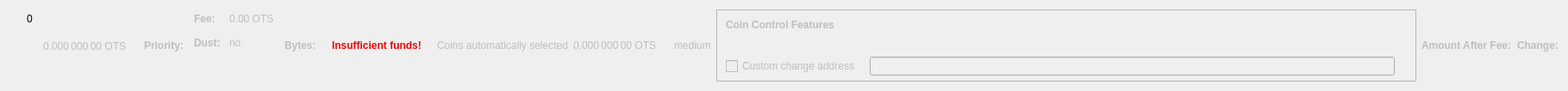
    <widget class="QWidget" name="dummyHideWidget" native="true">
     <property name="maximumSize">
      <size>
       <width>100</width>
       <height>22</height>
      </size>
     </property>
     <layout class="QHBoxLayout" name="dummyHideLayout">
      <item>
       <layout class="QFormLayout" name="formLayoutCoinControl1">
        <property name="horizontalSpacing">
         <number>10</number>
        </property>
        <property name="verticalSpacing">
         <number>14</number>
        </property>
        <property name="leftMargin">
         <number>10</number>
        </property>
        <property name="topMargin">
         <number>4</number>
        </property>
        <property name="rightMargin">
         <number>6</number>
        </property>
        <item row="0" column="1">
         <widget class="QLabel" name="labelCoinControlBytes">
          <property name="cursor">
           <cursorShape>IBeamCursor</cursorShape>
          </property>
          <property name="contextMenuPolicy">
           <enum>Qt::ActionsContextMenu</enum>
          </property>
          <property name="text">
           <string notr="true">0</string>
          </property>
          <property name="textInteractionFlags">
           <set>Qt::LinksAccessibleByMouse|Qt::TextSelectableByKeyboard|Qt::TextSelectableByMouse</set>
          </property>
         </widget>
        </item>
       </layout>
      </item>
      <item>
       <widget class="QLabel" name="labelCoinControlAfterFee">
        <property name="enabled">
         <bool>false</bool>
        </property>
        <property name="sizePolicy">
         <sizepolicy hsizetype="Fixed" vsizetype="Fixed">
          <horstretch>0</horstretch>
          <verstretch>0</verstretch>
         </sizepolicy>
        </property>
        <property name="minimumSize">
         <size>
          <width>111</width>
          <height>12</height>
         </size>
        </property>
        <property name="maximumSize">
         <size>
          <width>111</width>
          <height>12</height>
         </size>
        </property>
        <property name="cursor">
         <cursorShape>IBeamCursor</cursorShape>
        </property>
        <property name="contextMenuPolicy">
         <enum>Qt::ActionsContextMenu</enum>
        </property>
        <property name="text">
         <string notr="true">0.000 000 00 OTS</string>
        </property>
        <property name="textInteractionFlags">
         <set>Qt::LinksAccessibleByMouse|Qt::TextSelectableByKeyboard|Qt::TextSelectableByMouse</set>
        </property>
       </widget>
      </item>
      <item>
       <widget class="QLabel" name="labelCoinControlPriorityText">
        <property name="enabled">
         <bool>false</bool>
        </property>
        <property name="font">
         <font>
          <weight>75</weight>
          <bold>true</bold>
         </font>
        </property>
        <property name="text">
         <string>Priority:</string>
        </property>
       </widget>
      </item>
      <item>
       <layout class="QHBoxLayout" name="horizontalLayout"/>
      </item>
      <item>
       <layout class="QFormLayout" name="formLayoutCoinControl3">
        <property name="horizontalSpacing">
         <number>10</number>
        </property>
        <property name="verticalSpacing">
         <number>14</number>
        </property>
        <property name="leftMargin">
         <number>6</number>
        </property>
        <property name="topMargin">
         <number>4</number>
        </property>
        <property name="rightMargin">
         <number>6</number>
        </property>
        <item row="0" column="0">
         <widget class="QLabel" name="labelCoinControlFeeText">
          <property name="enabled">
           <bool>false</bool>
          </property>
          <property name="font">
           <font>
            <weight>75</weight>
            <bold>true</bold>
           </font>
          </property>
          <property name="text">
           <string>Fee:</string>
          </property>
          <property name="margin">
           <number>0</number>
          </property>
         </widget>
        </item>
        <item row="0" column="1">
         <widget class="QLabel" name="labelCoinControlFee">
          <property name="enabled">
           <bool>false</bool>
          </property>
          <property name="cursor">
           <cursorShape>IBeamCursor</cursorShape>
          </property>
          <property name="contextMenuPolicy">
           <enum>Qt::ActionsContextMenu</enum>
          </property>
          <property name="text">
           <string notr="true">0.00 OTS</string>
          </property>
          <property name="textInteractionFlags">
           <set>Qt::LinksAccessibleByMouse|Qt::TextSelectableByKeyboard|Qt::TextSelectableByMouse</set>
          </property>
         </widget>
        </item>
        <item row="1" column="0">
         <widget class="QLabel" name="labelCoinControlLowOutputText">
          <property name="enabled">
           <bool>false</bool>
          </property>
          <property name="font">
           <font>
            <weight>75</weight>
            <bold>true</bold>
           </font>
          </property>
          <property name="text">
           <string>Dust:</string>
          </property>
         </widget>
        </item>
        <item row="1" column="1">
         <widget class="QLabel" name="labelCoinControlLowOutput">
          <property name="enabled">
           <bool>false</bool>
          </property>
          <property name="cursor">
           <cursorShape>IBeamCursor</cursorShape>
          </property>
          <property name="contextMenuPolicy">
           <enum>Qt::ActionsContextMenu</enum>
          </property>
          <property name="text">
           <string>no</string>
          </property>
          <property name="textInteractionFlags">
           <set>Qt::LinksAccessibleByMouse|Qt::TextSelectableByKeyboard|Qt::TextSelectableByMouse</set>
          </property>
         </widget>
        </item>
       </layout>
      </item>
      <item>
       <widget class="QLabel" name="labelCoinControlBytesText">
        <property name="enabled">
         <bool>false</bool>
        </property>
        <property name="font">
         <font>
          <weight>75</weight>
          <bold>true</bold>
         </font>
        </property>
        <property name="text">
         <string>Bytes:</string>
        </property>
       </widget>
      </item>
      <item>
       <layout class="QFormLayout" name="formLayoutCoinControl2">
        <property name="horizontalSpacing">
         <number>10</number>
        </property>
        <property name="verticalSpacing">
         <number>14</number>
        </property>
        <property name="leftMargin">
         <number>6</number>
        </property>
        <property name="topMargin">
         <number>4</number>
        </property>
        <property name="rightMargin">
         <number>6</number>
        </property>
       </layout>
      </item>
      <item>
       <layout class="QHBoxLayout" name="horizontalLayoutCoinControl2">
        <property name="spacing">
         <number>8</number>
        </property>
        <property name="bottomMargin">
         <number>10</number>
        </property>
       </layout>
      </item>
      <item>
       <widget class="QLabel" name="labelCoinControlInsuffFunds">
        <property name="enabled">
         <bool>false</bool>
        </property>
        <property name="minimumSize">
         <size>
          <width>0</width>
          <height>0</height>
         </size>
        </property>
        <property name="font">
         <font>
          <weight>75</weight>
          <bold>true</bold>
         </font>
        </property>
        <property name="styleSheet">
         <string notr="true">color:red;font-weight:bold;</string>
        </property>
        <property name="text">
         <string>Insufficient funds!</string>
        </property>
        <property name="margin">
         <number>5</number>
        </property>
       </widget>
      </item>
      <item>
       <layout class="QFormLayout" name="formLayoutCoinControl4">
        <property name="horizontalSpacing">
         <number>10</number>
        </property>
        <property name="verticalSpacing">
         <number>14</number>
        </property>
        <property name="leftMargin">
         <number>6</number>
        </property>
        <property name="topMargin">
         <number>4</number>
        </property>
        <property name="rightMargin">
         <number>6</number>
        </property>
       </layout>
      </item>
      <item>
       <widget class="QLabel" name="labelCoinControlAutomaticallySelected">
        <property name="enabled">
         <bool>false</bool>
        </property>
        <property name="sizePolicy">
         <sizepolicy hsizetype="Fixed" vsizetype="Fixed">
          <horstretch>0</horstretch>
          <verstretch>0</verstretch>
         </sizepolicy>
        </property>
        <property name="minimumSize">
         <size>
          <width>0</width>
          <height>0</height>
         </size>
        </property>
        <property name="maximumSize">
         <size>
          <width>240</width>
          <height>16777215</height>
         </size>
        </property>
        <property name="text">
         <string>Coins automatically selected</string>
        </property>
        <property name="margin">
         <number>5</number>
        </property>
       </widget>
      </item>
      <item>
       <widget class="QLabel" name="labelCoinControlChange">
        <property name="enabled">
         <bool>false</bool>
        </property>
        <property name="sizePolicy">
         <sizepolicy hsizetype="Fixed" vsizetype="Fixed">
          <horstretch>0</horstretch>
          <verstretch>0</verstretch>
         </sizepolicy>
        </property>
        <property name="minimumSize">
         <size>
          <width>111</width>
          <height>0</height>
         </size>
        </property>
        <property name="maximumSize">
         <size>
          <width>111</width>
          <height>16777215</height>
         </size>
        </property>
        <property name="cursor">
         <cursorShape>IBeamCursor</cursorShape>
        </property>
        <property name="contextMenuPolicy">
         <enum>Qt::ActionsContextMenu</enum>
        </property>
        <property name="text">
         <string notr="true">0.000 000 00 OTS</string>
        </property>
        <property name="textInteractionFlags">
         <set>Qt::LinksAccessibleByMouse|Qt::TextSelectableByKeyboard|Qt::TextSelectableByMouse</set>
        </property>
       </widget>
      </item>
      <item>
       <widget class="QLabel" name="labelCoinControlPriority">
        <property name="enabled">
         <bool>false</bool>
        </property>
        <property name="cursor">
         <cursorShape>IBeamCursor</cursorShape>
        </property>
        <property name="contextMenuPolicy">
         <enum>Qt::ActionsContextMenu</enum>
        </property>
        <property name="text">
         <string>medium</string>
        </property>
        <property name="textInteractionFlags">
         <set>Qt::LinksAccessibleByMouse|Qt::TextSelectableByKeyboard|Qt::TextSelectableByMouse</set>
        </property>
       </widget>
      </item>
      <item>
       <widget class="QFrame" name="frameCoinControl">
        <property name="sizePolicy">
         <sizepolicy hsizetype="Expanding" vsizetype="Expanding">
          <horstretch>0</horstretch>
          <verstretch>0</verstretch>
         </sizepolicy>
        </property>
        <property name="maximumSize">
         <size>
          <width>16777215</width>
          <height>16777215</height>
         </size>
        </property>
        <property name="frameShape">
         <enum>QFrame::StyledPanel</enum>
        </property>
        <property name="frameShadow">
         <enum>QFrame::Sunken</enum>
        </property>
        <layout class="QVBoxLayout" name="verticalLayoutCoinControl2_2">
         <property name="spacing">
          <number>0</number>
         </property>
         <property name="leftMargin">
          <number>0</number>
         </property>
         <property name="topMargin">
          <number>0</number>
         </property>
         <property name="rightMargin">
          <number>0</number>
         </property>
         <property name="bottomMargin">
          <number>6</number>
         </property>
         <item>
          <layout class="QVBoxLayout" name="verticalLayoutCoinControl" stretch="0,0,0,1">
           <property name="spacing">
            <number>0</number>
           </property>
           <property name="leftMargin">
            <number>10</number>
           </property>
           <property name="topMargin">
            <number>10</number>
           </property>
           <item>
            <layout class="QHBoxLayout" name="horizontalLayoutCoinControl1">
             <property name="bottomMargin">
              <number>15</number>
             </property>
             <item>
              <widget class="QLabel" name="labelCoinControlFeatures">
               <property name="enabled">
                <bool>false</bool>
               </property>
               <property name="sizePolicy">
                <sizepolicy hsizetype="Preferred" vsizetype="Maximum">
                 <horstretch>0</horstretch>
                 <verstretch>0</verstretch>
                </sizepolicy>
               </property>
               <property name="font">
                <font>
                 <weight>75</weight>
                 <bold>true</bold>
                </font>
               </property>
               <property name="styleSheet">
                <string notr="true">font-weight:bold;</string>
               </property>
               <property name="text">
                <string>Coin Control Features</string>
               </property>
              </widget>
             </item>
            </layout>
           </item>
           <item>
            <widget class="QWidget" name="widgetCoinControl" native="true">
             <property name="sizePolicy">
              <sizepolicy hsizetype="Preferred" vsizetype="Preferred">
               <horstretch>0</horstretch>
               <verstretch>0</verstretch>
              </sizepolicy>
             </property>
             <property name="minimumSize">
              <size>
               <width>0</width>
               <height>0</height>
              </size>
             </property>
             <property name="styleSheet">
              <string notr="true"/>
             </property>
             <layout class="QHBoxLayout" name="horizontalLayoutCoinControl5_2">
              <property name="leftMargin">
               <number>0</number>
              </property>
              <property name="topMargin">
               <number>0</number>
              </property>
              <property name="rightMargin">
               <number>0</number>
              </property>
              <property name="bottomMargin">
               <number>0</number>
              </property>
              <item>
               <layout class="QHBoxLayout" name="horizontalLayoutCoinControl3">
                <property name="spacing">
                 <number>20</number>
                </property>
                <property name="topMargin">
                 <number>0</number>
                </property>
                <property name="bottomMargin">
                 <number>10</number>
                </property>
               </layout>
              </item>
             </layout>
            </widget>
           </item>
           <item>
            <layout class="QHBoxLayout" name="horizontalLayoutCoinControl4" stretch="0,0,0">
             <property name="spacing">
              <number>12</number>
             </property>
             <property name="sizeConstraint">
              <enum>QLayout::SetDefaultConstraint</enum>
             </property>
             <property name="topMargin">
              <number>5</number>
             </property>
             <property name="rightMargin">
              <number>5</number>
             </property>
             <item>
              <widget class="QCheckBox" name="checkBoxCoinControlChange">
               <property name="enabled">
                <bool>false</bool>
               </property>
               <property name="toolTip">
                <string>If this is activated, but the change address is empty or invalid, change will be sent to a newly generated address.</string>
               </property>
               <property name="text">
                <string>Custom change address</string>
               </property>
              </widget>
             </item>
             <item>
              <widget class="QValidatedLineEdit" name="lineEditCoinControlChange">
               <property name="enabled">
                <bool>false</bool>
               </property>
               <property name="sizePolicy">
                <sizepolicy hsizetype="Expanding" vsizetype="Fixed">
                 <horstretch>0</horstretch>
                 <verstretch>0</verstretch>
                </sizepolicy>
               </property>
              </widget>
             </item>
             <item>
              <widget class="QLabel" name="labelCoinControlChangeLabel_2">
               <property name="sizePolicy">
                <sizepolicy hsizetype="Preferred" vsizetype="Expanding">
                 <horstretch>0</horstretch>
                 <verstretch>0</verstretch>
                </sizepolicy>
               </property>
               <property name="minimumSize">
                <size>
                 <width>0</width>
                 <height>0</height>
                </size>
               </property>
               <property name="text">
                <string/>
               </property>
               <property name="margin">
                <number>3</number>
               </property>
              </widget>
             </item>
            </layout>
           </item>
           <item>
            <spacer name="verticalSpacerCoinControl">
             <property name="orientation">
              <enum>Qt::Vertical</enum>
             </property>
             <property name="sizeHint" stdset="0">
              <size>
               <width>800</width>
               <height>1</height>
              </size>
             </property>
            </spacer>
           </item>
          </layout>
         </item>
        </layout>
       </widget>
      </item>
      <item>
       <widget class="QLabel" name="labelCoinControlAfterFeeText">
        <property name="enabled">
         <bool>false</bool>
        </property>
        <property name="minimumSize">
         <size>
          <width>0</width>
          <height>0</height>
         </size>
        </property>
        <property name="maximumSize">
         <size>
          <width>16777215</width>
          <height>16777215</height>
         </size>
        </property>
        <property name="font">
         <font>
          <weight>75</weight>
          <bold>true</bold>
         </font>
        </property>
        <property name="text">
         <string>Amount After Fee:</string>
        </property>
        <property name="alignment">
         <set>Qt::AlignLeading|Qt::AlignLeft|Qt::AlignVCenter</set>
        </property>
        <property name="margin">
         <number>0</number>
        </property>
       </widget>
      </item>
      <item>
       <widget class="QLabel" name="labelCoinControlChangeText">
        <property name="enabled">
         <bool>false</bool>
        </property>
        <property name="sizePolicy">
         <sizepolicy hsizetype="Preferred" vsizetype="Preferred">
          <horstretch>0</horstretch>
          <verstretch>0</verstretch>
         </sizepolicy>
        </property>
        <property name="minimumSize">
         <size>
          <width>0</width>
          <height>0</height>
         </size>
        </property>
        <property name="maximumSize">
         <size>
          <width>16777215</width>
          <height>16777215</height>
         </size>
        </property>
        <property name="font">
         <font>
          <weight>75</weight>
          <bold>true</bold>
         </font>
        </property>
        <property name="text">
         <string>Change:</string>
        </property>
        <property name="alignment">
         <set>Qt::AlignLeading|Qt::AlignLeft|Qt::AlignVCenter</set>
        </property>
       </widget>
      </item>
     </layout>
    </widget>
